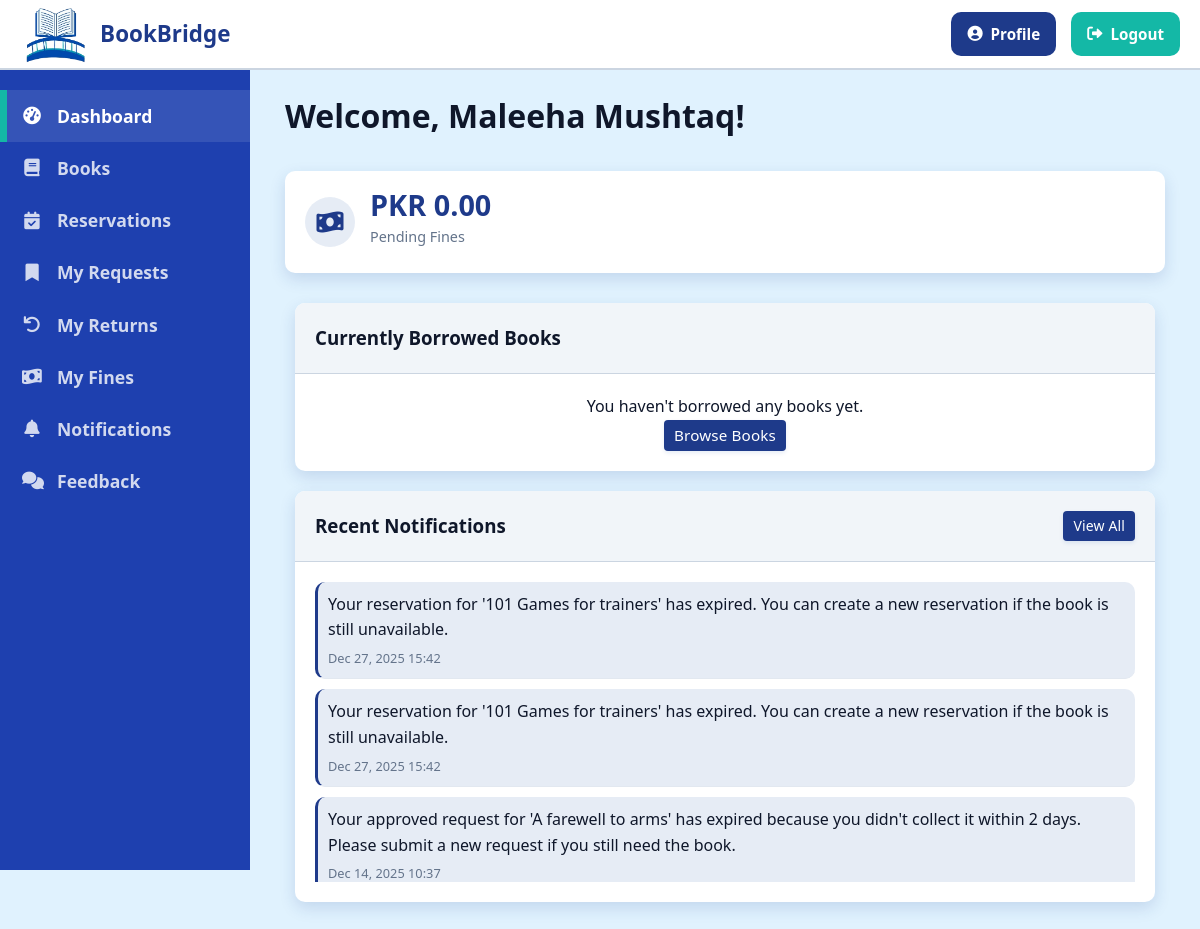
/student/dashboard.php (signed in), run on the app's committed database.
### tables this page shows
CREATE TABLE `notifications` (
  `id` int(11) NOT NULL,
  `user_id` int(11) NOT NULL,
  `message` text NOT NULL,
  `is_read` tinyint(1) NOT NULL DEFAULT 0,
  `created_at` timestamp NOT NULL DEFAULT current_timestamp()
);

### student/dashboard.php (the view, shortened to what this page needs)
<?php
include_once '../includes/header.php';
$userId = $_SESSION['user_id'];
include_once '../includes/config.php';
$currentlyIssued = [];
$pendingFines = 0;
$sql = "
    SELECT SUM(f.amount) as total
    FROM fines f
    JOIN users u ON f.user_id = u.id
    WHERE f.user_id = ? AND f.status = 'pending' AND u.role != 'faculty'
";
$stmt = $conn->prepare($sql);
$stmt->bind_param("i", $userId);
$stmt->execute();
$result = $stmt->get_result();
if ($row = $result->fetch_assoc()) {
    $pendingFines = $row['total'] ?: 0;
}
$notifications = [];
$sql = "SELECT * FROM notifications WHERE user_id = ? ORDER BY created_at DESC LIMIT 5";
$stmt = $conn->prepare($sql);
$stmt->bind_param("i", $userId);
$stmt->execute();
$result = $stmt->get_result();
if ($result) {
    while ($row = $result->fetch_assoc()) {
        $notifications[] = $row;
    }
}
?>
<div class="container">
    <h1 class="page-book_name">Welcome, <?php echo htmlspecialchars($_SESSION['name']); ?>!</h1>
    <div class="stats-container">
        <div class="stat-card">
            <div class="stat-icon">
                <i class="fas fa-money-bill-wave"></i>
            </div>
            <div class="stat-info">
                <div class="stat-number">PKR <?php echo number_format($pendingFines, 2); ?></div>
                <div class="stat-label">Pending Fines</div>
            </div>
        </div>
    </div>
    <div class="dashboard-col">
        <div class="card">
            <div class="card-header">
                <h3>Currently Borrowed Books</h3>
            </div>
            <div class="card-body">
                <?php if (count($currentlyIssued) > 0): ?>
                    <div class="table-container">
                        <table class="table">
                            <thead>
                                <tr>
                                    <th>Book</th>
                                    <th>Due Date</th>
                                    <th>Time Left</th>
                                    <th>Status</th>
                                </tr>
                            </thead>
                            <tbody>
                                <?php foreach (array_slice($currentlyIssued, 0, 3) as $book):
                                    $issueDate = new DateTime($book['issue_date']);
                                    $returnDate = new DateTime($book['return_date']);
                                    $today = new DateTime();
                                    $totalDuration = $issueDate->diff($returnDate)->days;
                                    if ($totalDuration <= 0)
                                        $totalDuration = 1;
                                    $diff = $today->diff($returnDate);
                                    $daysRemaining = (int) $diff->format("%r%a");
                                    $percentage = ($daysRemaining > 0) ? ($daysRemaining / $totalDuration) * 100 : 0;
                                    if ($percentage > 100)
                                        $percentage = 100;
                                    if ($percentage < 0)
                                        $percentage = 0;
                                    $isOverdue = ($today > $returnDate && $daysRemaining <= 0);
                                    $barClass = 'bg-success';
                                    $showWarning = false;
                                    if (!$isOverdue) {
                                        if ($percentage <= 30) {
                                            $barClass = 'bg-warning';
                                        }
                                        if ($daysRemaining <= 1) {
                                            $barClass = 'bg-danger';
                                            $showWarning = true;
                                        }
                                    } else {
                                        $barClass = 'bg-danger';
                                        $percentage = 0;
                                    }
                                    ?>
                                    <tr>
                                        <td>
                                            <?php echo htmlspecialchars($book['book_name']); ?>
                                        </td>
                                        <td>
                                            <?php echo date('M d, Y', strtotime($book['return_date'])); ?>
                                        </td>
                                        <td style="min-width: 150px;">
                                            <div class="custom-progress-container"
                                                title="Total Days: <?php echo $totalDuration; ?>">
                                                <div class="custom-progress-bar <?php echo $barClass; ?>"
                                                    style="width: <?php echo $percentage; ?>%">
                                                </div>
                                            </div>
                                            <small
                                                class="days-label <?php echo ($showWarning || $isOverdue) ? 'text-danger font-weight-bold' : ''; ?>">
                                                <?php if ($isOverdue): ?>
                                                    <i class="fas fa-exclamation-triangle"></i> Overdue!
                                                <?php else: ?>
                                                    <?php if ($showWarning)
                                                        echo '<i class="fas fa-hourglass-end"></i> '; ?>
                                                    <?php echo $daysRemaining; ?> days remaining
                                                <?php endif; ?>
                                            </small>
                                        </td>
                                        <td>
                                            <?php if ($isOverdue): ?>
                                                <span class="badge badge-danger">Overdue</span>
                                            <?php else: ?>
                                                <span class="badge badge-primary">Issued</span>
                                            <?php endif; ?>
                                        </td>
                                    </tr>
                                <?php endforeach; ?>
                            </tbody>
                        </table>
                    </div>
                <?php else: ?>
                    <p class="text-center">You haven't borrowed any books yet.</p>
                    <div class="text-center">
                        <a href="catalog.php" class="btn btn-primary">Browse Books</a>
                    </div>
                <?php endif; ?>
            </div>
        </div>
    </div>
    <div class="dashboard-col">
        <div class="card">
            <div class="card-header">
                <h3>Recent Notifications</h3>
                <?php if (count($notifications) > 0): ?>
                    <a href="notifications.php" class="btn btn-sm btn-primary">View All</a>
                <?php endif; ?>
            </div>
            <div class="card-body">
                <?php if (count($notifications) > 0): ?>
                    <div class="notification-list">
                        <?php foreach ($notifications as $notification): ?>
                            <div class="notification-item <?php echo !$notification['is_read'] ? 'unread' : ''; ?>">
                                <div class="notification-message">
                                    <?php echo htmlspecialchars($notification['message']); ?>
                                </div>
                                <div class="notification-time">
                                    <?php echo date('M d, Y H:i', strtotime($notification['created_at'])); ?>
                                </div>
                            </div>
                        <?php endforeach; ?>
                    </div>
                <?php else: ?>
                    <p class="text-center">No new notifications.</p>
                <?php endif; ?>
            </div>
        </div>
    </div>
</div>
<?php include_once '../includes/footer.php'; ?>

### css/style.css (style rules this page uses)
:root { --primary-color: #1E3A8A; --primary-light: #3B82F6; --primary-dark: #1E40AF; --secondary-color: #E0F2FE; --accent-color: #14B8A6; --success-color: #22C55E; --warning-color: #F59E0B; --danger-color: #EF4444; --text-color: #0F172A; --text-light: #64748B; --white: #FFFFFF; --gray-100: #F1F5F9; --gray-200: #E2E8F0; --gray-300: #CBD5E1; --gray-400: #94A3B8; --gray-500: #64748B; --border-radius: 10px; --box-shadow: 0 6px 16px rgba(30, 58, 138, 0.15); --transition: all 0.3s ease-in-out; }
* { margin: 0; padding: 0; box-sizing: border-box; }
body { font-family: 'Segoe UI', Tahoma, Geneva, Verdana, sans-serif; line-height: 1.6; color: var(--text-color); background-color: var(--secondary-color); }
a { text-decoration: none; color: var(--primary-color); transition: var(--transition); }
.container { width: 100%; max-width: 1200px; margin: 0 auto; padding: 0 15px; }
.text-center { text-align: center; }
.btn { display: inline-flex; align-items: center; justify-content: center; padding: 10px 20px; border: none; border-radius: var(--border-radius); cursor: pointer; font-weight: 500; transition: var(--transition); text-align: center; gap: 8px; font-size: 0.95em; line-height: 1.4; letter-spacing: 0.01em; white-space: nowrap; }
.btn-primary { background-color: var(--primary-color); color: var(--white); box-shadow: 0 2px 4px rgba(13, 71, 161, 0.1); }
.btn-sm { padding: 6px 12px; font-size: 0.875em; }
.card { background-color: var(--white); border-radius: var(--border-radius); box-shadow: var(--box-shadow); margin-bottom: 20px; overflow: hidden; transition: var(--transition); }
.card-header { padding: 20px; border-bottom: 1px solid var(--gray-300); background-color: var(--gray-100); font-weight: 600; display: flex; justify-content: space-between; align-items: center; flex-wrap: wrap; gap: 10px; }
.card-body { padding: 20px; }
.stats-container { display: grid; grid-template-columns: repeat(auto-fit, minmax(250px, 1fr)); gap: 20px; margin-bottom: 30px; }
.dashboard-col { flex: 1; min-width: 300px; padding: 0 10px; margin-bottom: 20px; }
.stat-label { display: block; font-size: 0.9em; color: var(--text-light); margin-bottom: 5px; }
.btn { padding: 5px 10px; border-radius: 4px; cursor: pointer; }

### css/dashboard.css (style rules this page uses)
.stats-container { display: grid; grid-template-columns: repeat(auto-fill, minmax(250px, 1fr)); gap: 20px; margin-bottom: 30px; }
.stat-card { background-color: var(--white); border-radius: var(--border-radius); box-shadow: var(--box-shadow); padding: 20px; display: flex; align-items: center; transition: var(--transition); }
.stat-icon { width: 60px; height: 60px; border-radius: 50%; display: flex; align-items: center; justify-content: center; margin-right: 15px; font-size: 1.5em; }
.stat-card:nth-child(1) .stat-icon { background-color: rgba(13, 71, 161, 0.1); color: var(--primary-color); }
.stat-info { flex: 1; }
.stat-number { font-size: 1.8em; font-weight: 700; margin-bottom: 5px; }
.stat-label { color: var(--text-light); font-size: 0.9em; }
.dashboard-col { flex: 1; min-width: 300px; padding: 0 10px; margin-bottom: 20px; }
.notification-list { max-height: 300px; overflow-y: auto; }
.notification-item { padding: 10px 15px; border-bottom: 1px solid var(--gray-200); transition: var(--transition); }
.notification-item.unread { background-color: rgba(13, 71, 161, 0.05); }
.notification-message { margin-bottom: 5px; }
.notification-time { font-size: 0.8em; color: var(--text-light); }

### data on the page
notifications: message "Your reservation for '101 Games for trainers' has expired. You can create a new reservation if the book is still unavailable.", created_at "Dec 27, 2025 15:42"
notifications: message "Your reservation for '101 Games for trainers' has expired. You can create a new reservation if the book is still unavailable.", created_at "Dec 27, 2025 15:42"
notifications: message "Your approved request for 'A farewell to arms' has expired because you didn't collect it within 2 days. Please submit a new request if you still need the book.", created_at "Dec 14, 2025 10:37"

### other printed values
$_SESSION['name'] "Maleeha Mushtaq"
$pendingFines "0.00"
